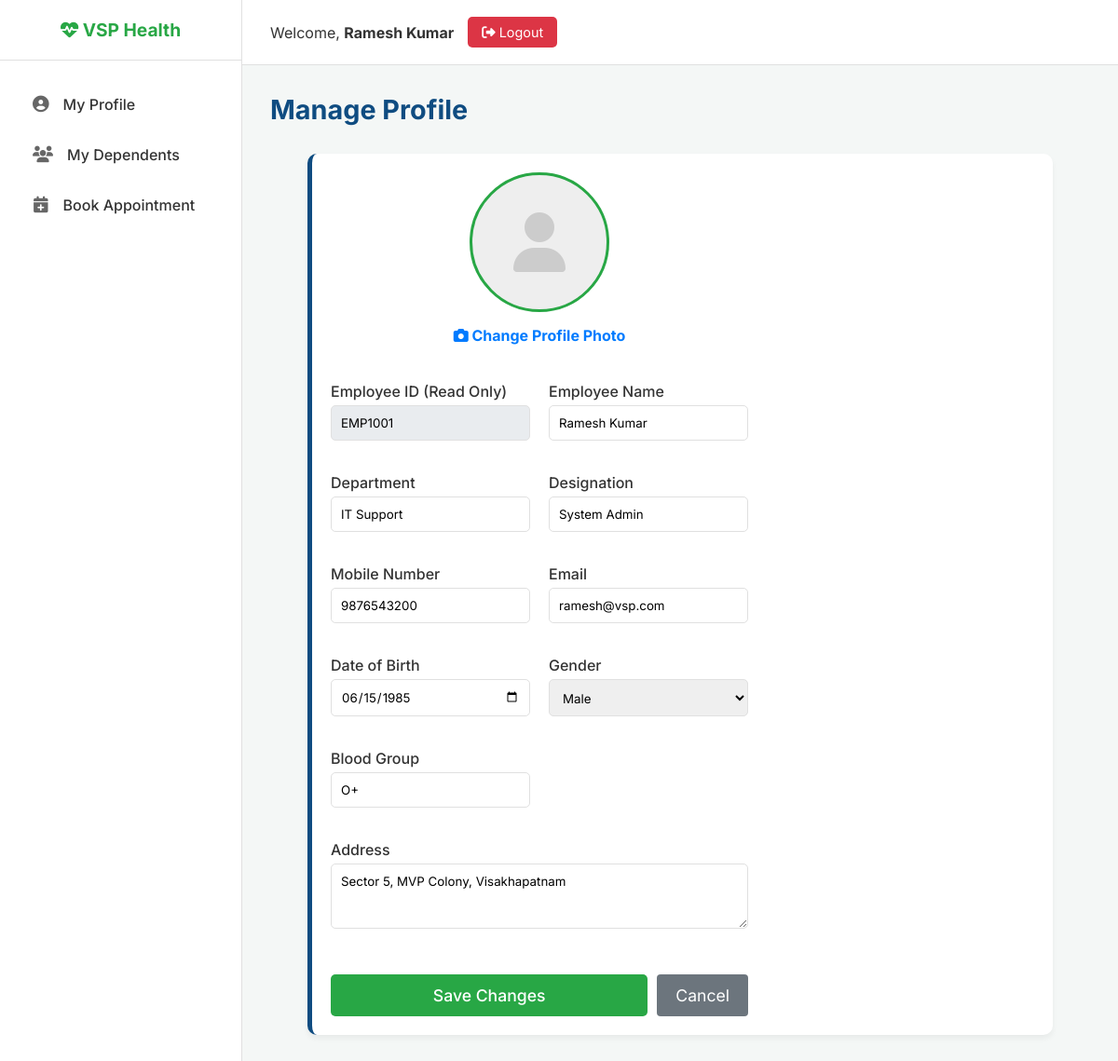
The app's page /profile (signed in) with its own data.
### tables this page shows
CREATE TABLE employees (
            id INTEGER PRIMARY KEY AUTOINCREMENT,
            employee_id TEXT UNIQUE NOT NULL,
            employee_name TEXT NOT NULL,
            department TEXT,
            designation TEXT,
            mobile TEXT NOT NULL,
            email TEXT,
            dob TEXT,
            gender TEXT,
            blood_group TEXT,
            address TEXT,
            status TEXT DEFAULT 'Active',
            profile_photo TEXT,
            password TEXT NOT NULL
        );

### app.py (the view, shortened to what this page needs)
@app.route('/profile', methods=['GET', 'POST'])
def employee_profile():
    if not check_employee(): return redirect(url_for('login'))
    conn = get_db_connection()
    employee = conn.execute('SELECT * FROM employees WHERE id = ?', (session['user_id'],)).fetchone()
    conn.close()
    return render_template('employee_profile.html', employee=employee)

### app.py (called while the page is built)
def get_db_connection():
    conn = sqlite3.connect('hospital.db')
    conn.row_factory = sqlite3.Row
    return conn

def check_employee():
    if not session.get('user_id') or session.get('role') != 'employee':
        return False
    return True

### templates/employee_profile.html (shortened to what this page needs)
{% extends "employee_base.html" %}
{% block content %}
<div class="page-header">
    <h1 class="page-title">Manage Profile</h1>
</div>
<div class="card" style="max-width: 800px; margin: 0 auto;">
    <form action="{{ url_for('employee_profile') }}" method="POST" enctype="multipart/form-data" style="display: grid; grid-template-columns: 1fr 1fr; gap: 20px;">
        <div style="grid-column: 1 / -1; display: flex; flex-direction: column; align-items: center; margin-bottom: 20px;">
            <div style="width: 150px; height: 150px; border-radius: 50%; overflow: hidden; background-color: #eee; display: flex; justify-content: center; align-items: center; margin-bottom: 15px; border: 3px solid #28a745;">
                {% if employee.profile_photo %}
                    <img src="{{ url_for('static', filename=employee.profile_photo) }}" alt="Profile Photo" style="width: 100%; height: 100%; object-fit: cover;">
                {% else %}
                    <i class="fas fa-user" style="font-size: 4rem; color: #ccc;"></i>
                {% endif %}
            </div>
            <label style="font-weight: bold; cursor: pointer; color: #007bff;">
                <i class="fas fa-camera"></i> Change Profile Photo
            </label>
        </div>
        <div class="form-group">
            <label>Employee ID (Read Only)</label>
            <input type="text" name="employee_id" class="form-control" value="{{ employee.employee_id }}" readonly style="background-color: #e9ecef;">
        </div>
        <div class="form-group">
            <label>Employee Name</label>
            <input type="text" name="employee_name" class="form-control" value="{{ employee.employee_name }}" required>
        </div>
        <div class="form-group">
            <label>Department</label>
            <input type="text" name="department" class="form-control" value="{{ employee.department }}">
        </div>
        <div class="form-group">
            <label>Designation</label>
            <input type="text" name="designation" class="form-control" value="{{ employee.designation }}">
        </div>
        <div class="form-group">
            <label>Mobile Number</label>
            <input type="tel" name="mobile" class="form-control" value="{{ employee.mobile }}" required pattern="[0-9]{10,15}" title="Please enter a valid mobile number (10-15 digits)">
        </div>
        <div class="form-group">
            <label>Email</label>
            <input type="email" name="email" class="form-control" value="{{ employee.email }}" required>
        </div>
        <div class="form-group">
            <label>Date of Birth</label>
            <input type="date" name="dob" class="form-control" value="{{ employee.dob }}">
        </div>
        <div class="form-group">
            <label>Gender</label>
            <select name="gender" class="form-control">
                <option value="Male" {% if employee.gender == 'Male' %}selected{% endif %}>Male</option>
            </select>
        </div>
        <div class="form-group">
            <label>Blood Group</label>
            <input type="text" name="blood_group" class="form-control" value="{{ employee.blood_group }}">
        </div>
        <div class="form-group" style="grid-column: 1 / -1;">
            <label>Address</label>
            <textarea name="address" class="form-control" rows="3">{{ employee.address }}</textarea>
        </div>
        <div style="grid-column: 1 / -1; margin-top: 10px; display: flex; gap: 10px;">
            <button type="submit" class="btn-primary" style="flex: 1; padding: 12px; font-size: 1.1rem; background-color: #28a745;">Save Changes</button>
            <a href="{{ url_for('dashboard') }}" class="btn-secondary" style="padding: 12px 20px; font-size: 1.1rem; background-color: #6c757d; color: white; text-align: center; text-decoration: none; border-radius: 4px;">Cancel</a>
        </div>
    </form>
</div>
{% endblock %}

### templates/employee_base.html (shortened to what this page needs)
<!DOCTYPE html>
<html lang="en">
<head>
    <link rel="stylesheet" href="https://cdnjs.cloudflare.com/ajax/libs/font-awesome/6.4.0/css/all.min.css">
    <link rel="stylesheet" href="{{ url_for('static', filename='css/admin_style.css') }}">
</head>
<body>
    <aside class="sidebar" id="sidebar">
        <div class="sidebar-header">
            <h2><i class="fas fa-heartbeat"></i> VSP Health</h2>
        </div>
        <ul class="sidebar-nav">
            <li><a href="{{ url_for('dashboard') }}" class="{% if request.endpoint == 'dashboard' %}active{% endif %}"><i class="fas fa-user-circle"></i> My Profile</a></li>
            <li><a href="{{ url_for('employee_dependents') }}" class="{% if request.endpoint == 'employee_dependents' %}active{% endif %}"><i class="fas fa-users"></i> My Dependents</a></li>
            <li><a href="{{ url_for('book') }}" class="{% if request.endpoint == 'book' %}active{% endif %}"><i class="fas fa-calendar-plus"></i> Book Appointment</a></li>
        </ul>
    </aside>
    <main class="main-content">
        <header class="topbar">
            <div class="user-profile">
                <span>Welcome, <strong>{{ session.name }}</strong></span>
                <a href="{{ url_for('logout') }}" class="btn-logout"><i class="fas fa-sign-out-alt"></i> Logout</a>
            </div>
        </header>
        <div class="page-content">
            {% block content %}{% endblock %}
        </div>
    </main>
</body>
</html>

### static/css/admin_style.css (style rules this page uses)
:root { --primary-color: #0f4c81; --secondary-color: #1a73e8; --accent-color: #fca311; --bg-color: #f4f7f6; --sidebar-bg: #ffffff; --text-main: #333333; --text-muted: #666666; --success-color: #28a745; --danger-color: #dc3545; --warning-color: #ffc107; --info-color: #17a2b8; --border-color: #e0e0e0; --card-shadow: 0 4px 6px rgba(0,0,0,0.05); --transition-speed: 0.3s; }
* { margin: 0; padding: 0; box-sizing: border-box; font-family: 'Inter', 'Segoe UI', Tahoma, Geneva, Verdana, sans-serif; }
body { background-color: var(--bg-color); color: var(--text-main); display: flex; min-height: 100vh; overflow-x: hidden; }
.sidebar { width: 260px; background-color: var(--sidebar-bg); border-right: 1px solid var(--border-color); display: flex; flex-direction: column; transition: all var(--transition-speed); z-index: 1000; }
.sidebar-header { padding: 20px; display: flex; align-items: center; justify-content: center; border-bottom: 1px solid var(--border-color); }
.sidebar-header h2 { color: var(--primary-color); font-size: 1.2rem; font-weight: 700; text-align: center; }
.sidebar-nav { flex: 1; padding: 20px 0; list-style: none; }
.sidebar-nav li { padding: 5px 20px; }
.sidebar-nav a { display: flex; align-items: center; padding: 12px 15px; color: var(--text-main); text-decoration: none; border-radius: 8px; transition: all var(--transition-speed); font-weight: 500; }
.sidebar-nav a i { margin-right: 15px; font-size: 1.1rem; color: var(--text-muted); }
.main-content { flex: 1; display: flex; flex-direction: column; width: calc(100% - 260px); }
.topbar { height: 70px; background-color: #fff; border-bottom: 1px solid var(--border-color); display: flex; align-items: center; justify-content: space-between; padding: 0 30px; }
.user-profile { display: flex; align-items: center; gap: 15px; }
.btn-logout { background-color: var(--danger-color); color: white; padding: 8px 15px; border-radius: 5px; text-decoration: none; font-size: 0.9rem; transition: background 0.3s; }
.page-content { padding: 30px; flex: 1; overflow-y: auto; }
.page-header { display: flex; justify-content: space-between; align-items: center; margin-bottom: 30px; }
.page-title { font-size: 1.8rem; color: var(--primary-color); }
.card { background: #fff; border-radius: 10px; padding: 20px; box-shadow: var(--card-shadow); display: flex; align-items: center; justify-content: space-between; border-left: 5px solid var(--primary-color); }
.btn-primary { background-color: var(--primary-color); color: white; padding: 10px 20px; border: none; border-radius: 5px; cursor: pointer; font-weight: 500; text-decoration: none; display: inline-block; transition: background 0.3s; }
.form-group { margin-bottom: 15px; }
.form-group label { display: block; margin-bottom: 5px; font-weight: 500; color: var(--text-main); }
.form-control { width: 100%; padding: 10px; border: 1px solid var(--border-color); border-radius: 5px; outline: none; font-family: inherit; }

### templates/employee_base.html (style rules this page uses)
.sidebar-header h2 { color: #28a745; }

### records on screen
employees: name "Ramesh Kumar", employee_id "EMP1001", employee_name "Ramesh Kumar", department "IT Support", designation "System Admin", mobile "9876543200", email "ramesh@vsp.com", dob "06/15/1985", gender "Male", blood_group "O+", address "Sector 5, MVP Colony, Visakhapatnam"
